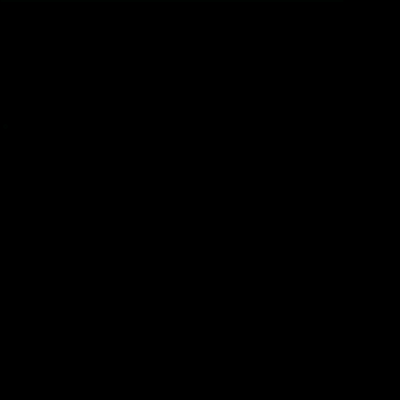
Frame 1 (no input)
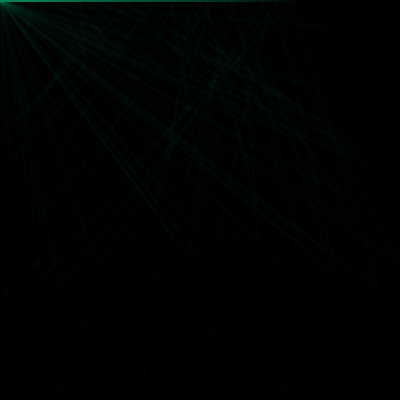
Frame 60 (the mouse pressed at the canvas centre just before this capture)
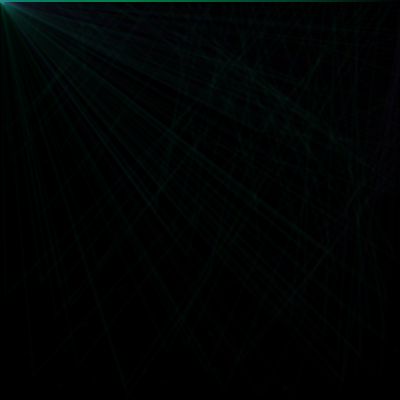
Frame 120 (the mouse held since frame 60 and released just before this capture)

The Processing sketch that drew these frames (run headless with seeded random() and noise(); from frame 60 on, the mouse is pressed at the canvas centre):

// Processing sketch: processing_133593
// ── processing_133593.pde

int iDiagonal=0;
int a=0;

void setup() {
  size(400,400);
  frameRate(60);
  background(0);
  fill(0,0,0,1);
}
void draw() {
  //noStroke();
  //rect(0,0,400,400);
float red=random(255);
float green=random(255);
float blue=random(255);
  float r=random(400);
  float g=random(400);
  float b=random(400);
  float v=random(1,20);
  int k=(int) v;
  strokeWeight(3);
  //stroke(red,green,255,10);
  stroke(0,255,b,3);
  if (iDiagonal<400){
    triangle(iDiagonal,0,g,iDiagonal,0,0);
  } else if (iDiagonal<800){
    stroke(170,green,255,2);
    triangle(400,iDiagonal-400,800-iDiagonal,r,0,0);
  } else if (iDiagonal<1200){
    //stroke(red,green,blue,2);
    noStroke();
    triangle(1200-iDiagonal,400,0,1200-iDiagonal,b,0);
  } else if (iDiagonal<1600){
    stroke(0,255,b,3);
    triangle(0,1600-iDiagonal,iDiagonal-1200,0,400,400);
  }
  iDiagonal+=5;
  if (iDiagonal>=1600) {
    iDiagonal=0;
  }
  ellipse(iDiagonal,b,2,2);
  if (red>200) {
    red-=50;
  }
  if (blue>200) {
    blue-=50;
  }
  if (green>200) {
    green-=50;
  }
}
